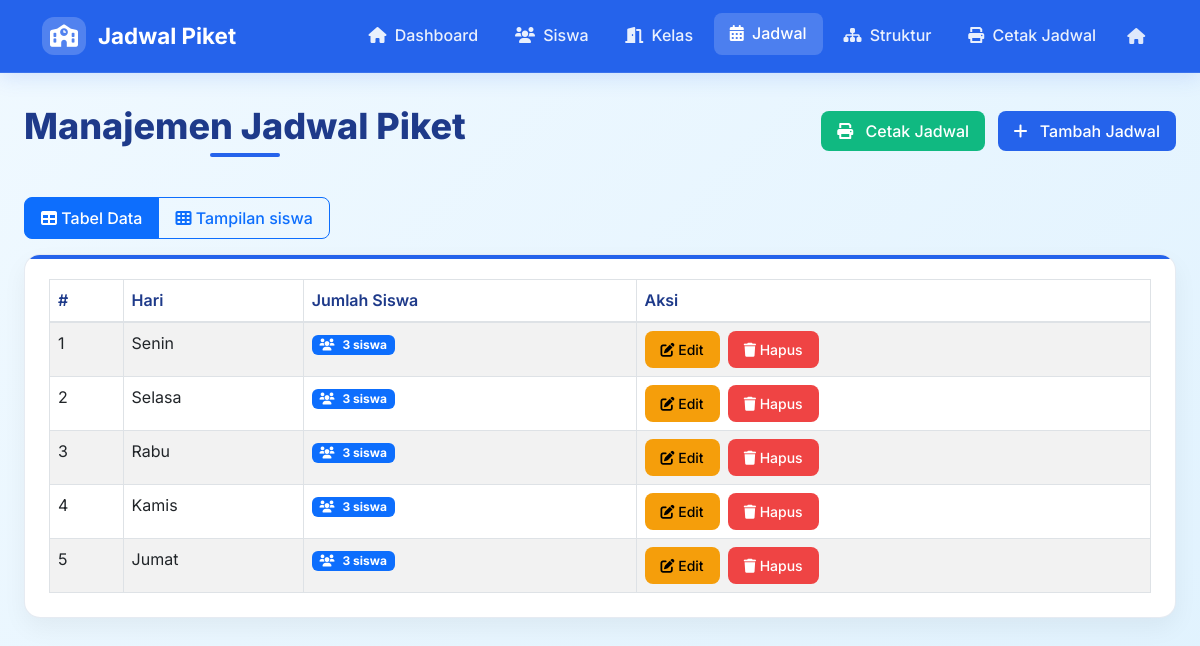
The page /jadwal.php on the database its author committed.
### tables this page shows
CREATE TABLE IF NOT EXISTS jadwal_piket (
  id INT AUTO_INCREMENT PRIMARY KEY,
  hari VARCHAR(50) NOT NULL,
  siswa_list TEXT NULL,
  nama_siswa1 VARCHAR(255) NULL,
  nama_siswa2 VARCHAR(255) NULL,
  nama_siswa3 VARCHAR(255) NULL,
  nama_siswa4 VARCHAR(255) NULL
);

### jadwal.php (the view, shortened to what this page needs)
<?php
require 'koneksi.php';
 $result = mysqli_query($koneksi, "SELECT * FROM jadwal_piket ORDER BY FIELD(hari, 'Senin','Selasa','Rabu','Kamis','Jumat','Sabtu','Minggu')");
mysqli_data_seek($result, 0);
require 'header.php';
?>
            <div class="page-header">
                <div class="d-flex justify-content-between align-items-center flex-wrap">
                    <h1 class="page-title">Manajemen Jadwal Piket</h1>
                    <div>
                        <a href="cetak_jadwal.php" class="btn btn-success me-2">
                            <i class="fas fa-print me-2"></i> Cetak Jadwal
                        </a>
                        <button class="btn btn-primary" data-bs-toggle="modal" data-bs-target="#jadwalModal" onclick="resetForm()">
                            <i class="fas fa-plus me-2"></i> Tambah Jadwal
                        </button>
                    </div>
                </div>
            </div>
            <div class="view-toggle no-print">
                <div class="btn-group" role="group">
                    <button type="button" class="btn btn-outline-primary active" id="table-view-btn">
                        <i class="fas fa-table"></i> Tabel Data
                    </button>
                    <button type="button" class="btn btn-outline-primary" id="grid-view-btn">
                        <i class="fas fa-th"></i> Tampilan siswa
                    </button>
                </div>
            </div>
            <div class="card table-view">
                <div class="card-body">
                    <div class="table-responsive">
                        <table class="table table-striped table-bordered">
                            <thead>
                                <tr>
                                    <th>#</th>
                                    <th>Hari</th>
                                    <th>Jumlah Siswa</th>
                                    <th class="no-print">Aksi</th>
                                </tr>
                            </thead>
                            <tbody>
                                <?php $nomor=1; while($row=mysqli_fetch_assoc($result)): ?>
                                    <tr>
                                        <td><?php echo $nomor++; ?></td>
                                        <td><?php echo htmlspecialchars($row['hari']); ?></td>
                                        <td>
                                            <?php
                                                $jumlah = 0;
                                                if (!empty($row['siswa_list'])) {
                                                    $siswa_list = json_decode($row['siswa_list'], true);
                                                    if (is_array($siswa_list)) {
                                                        $jumlah = count($siswa_list);
                                                    }
                                                }
                                                echo "<span class='badge bg-primary badge-siswa'><i class='fas fa-users'></i> " . $jumlah . " siswa</span>";
                                            ?>
                                        </td>
                                        <td class="no-print">
                                            <div class="action-buttons">
                                                <button class="btn btn-sm btn-warning" data-bs-toggle="modal" data-bs-target="#jadwalModal" onclick="editJadwal(<?php echo $row['id']; ?>)">
                                                    <i class="fas fa-edit"></i> Edit
                                                </button>
                                                <a class="btn btn-sm btn-danger" href="jadwal.php?action=delete&id=<?php echo $row['id']; ?>" onclick="return confirm('Hapus data?')">
                                                    <i class="fas fa-trash"></i> Hapus
                                                </a>
                                            </div>
                                        </td>
                                    </tr>
                                <?php endwhile; ?>
                            </tbody>
                        </table>
                    </div>
                </div>
            </div>

### style.css (style rules this page uses)
:root { --primary-blue: #2563eb; --secondary-blue: #3b82f6; --light-blue: #dbeafe; --accent-blue: #1e40af; --dark-blue: #1e3a8a; --white: #ffffff; --gray-light: #f8fafc; --gray-medium: #64748b; --gray-dark: #1e293b; --node-blue: #2563eb; --node-blue-bg: #eff6ff; --node-blue-border: #93c5fd; --node-green: #059669; --node-green-bg: #ecfdf5; --node-green-border: #a7f3d0; --node-amber: #d97706; --node-amber-bg: #fffbeb; --node-amber-border: #fde68a; --node-purple: #7c3aed; --node-purple-bg: #faf5ff; --node-purple-border: #ddd6fe; --node-rose: #e11d48; --node-rose-bg: #fff1f2; --node-rose-border: #fecdd3; --node-slate: #475569; --node-slate-bg: #f8fafc; --node-slate-border: #cbd5e1; }
* { margin: 0; padding: 0; box-sizing: border-box; }
body { background: linear-gradient(135deg, #f0f9ff 0%, #e0f2fe 100%); font-family: 'Inter', 'Segoe UI', system-ui, sans-serif; color: var(--gray-dark); min-height: 100vh; display: flex; flex-direction: column; line-height: 1.6; }
.page-header { text-align: center; margin-bottom: 2.5rem; }
.page-title { font-size: 2.25rem; font-weight: 800; color: var(--dark-blue); margin-bottom: 0.5rem; position: relative; display: inline-block; }
.page-title:after { content: ''; position: absolute; bottom: -8px; left: 50%; transform: translateX(-50%); width: 70px; height: 4px; background: var(--primary-blue); border-radius: 2px; }
.card { background: var(--white); border-radius: 16px; border: 1px solid rgba(226, 232, 240, 0.85); box-shadow: 0 10px 25px rgba(0, 0, 0, 0.05); margin-bottom: 1.5rem; transition: transform 0.3s ease, box-shadow 0.3s ease; position: relative; overflow: hidden; }
.card::before { content: ''; position: absolute; top: 0; left: 0; width: 100%; height: 4px; background: var(--primary-blue); z-index: 1; }
.card-body { padding: 1.5rem; min-height: 90px; }
.btn { border-radius: 8px; font-weight: 500; padding: 0.5rem 1rem; transition: all 0.3s ease; }
.btn-primary { background: var(--primary-blue); border: none; }
.btn-success { background: #10b981; border: none; }
.btn-warning { background: #f59e0b; border: none; }
.btn-danger { background: #ef4444; border: none; }
.badge-siswa { display: inline-flex; align-items: center; gap: 0.5rem; }
.action-buttons { display: flex; gap: 0.5rem; flex-wrap: wrap; }
.table { margin-bottom: 0; }
.table thead th { border-bottom: 2px solid #dee2e6; font-weight: 600; color: var(--dark-blue); }
.table tbody tr { transition: all 0.2s ease; }
.view-toggle { margin-bottom: 15px; }

### rows shown on the page
jadwal_piket: hari "Senin", siswa_list "3"
jadwal_piket: hari "Selasa", siswa_list "3"
jadwal_piket: hari "Rabu", siswa_list "3"
jadwal_piket: hari "Kamis", siswa_list "3"
jadwal_piket: hari "Jumat", siswa_list "3"
